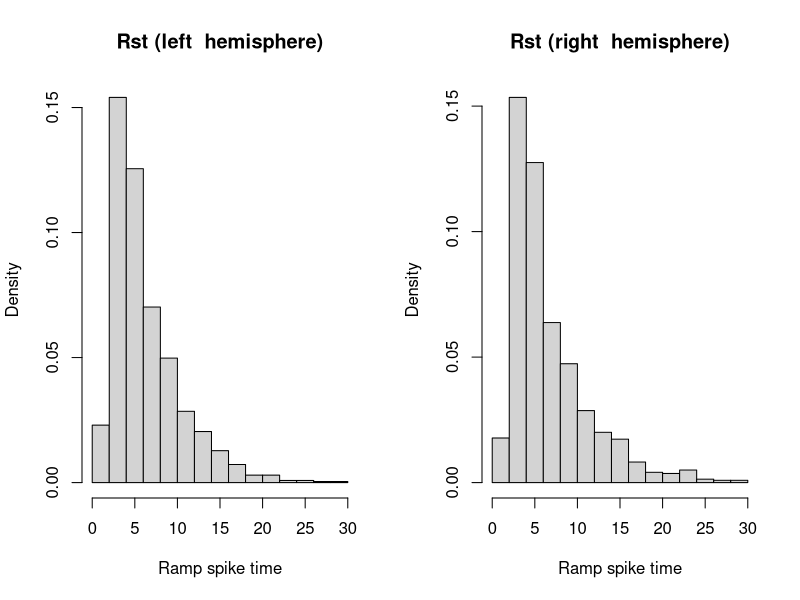
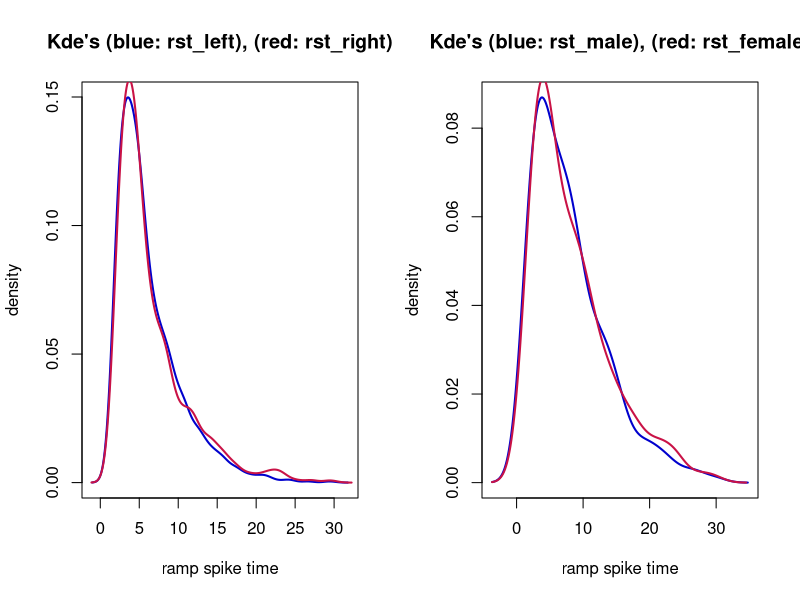
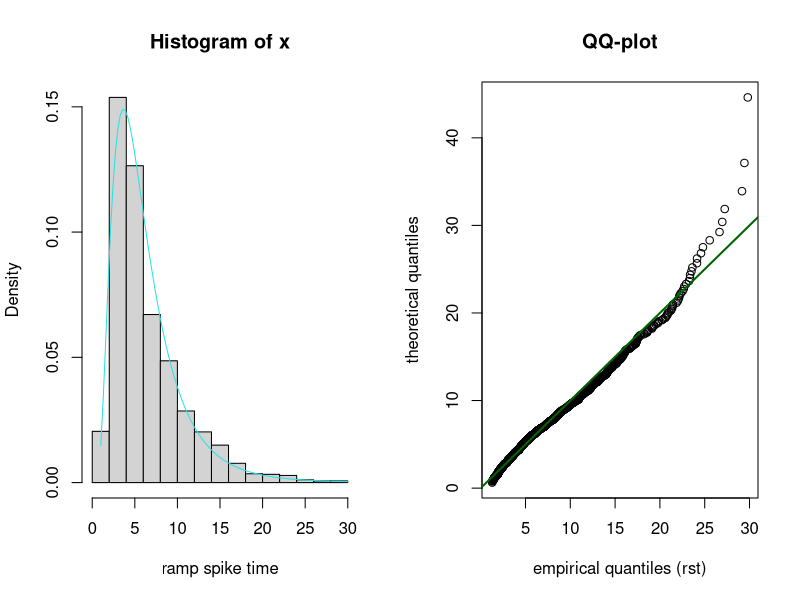
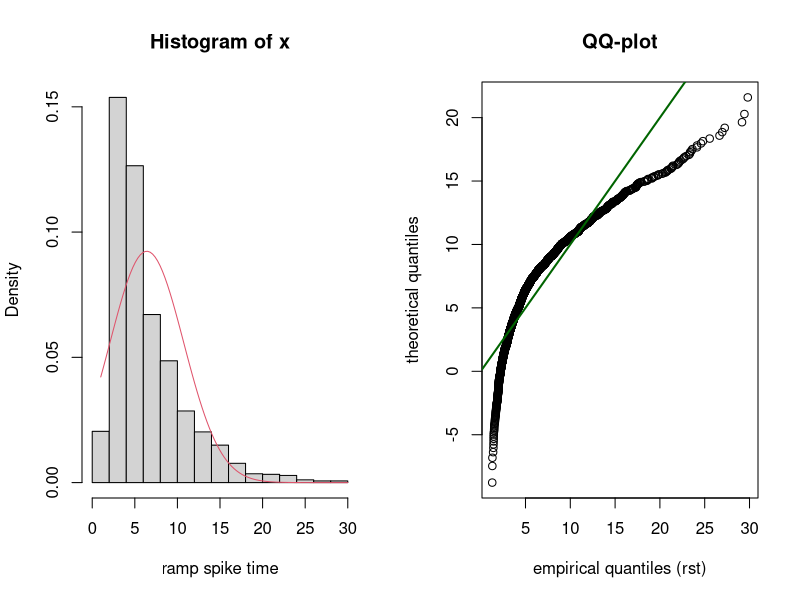
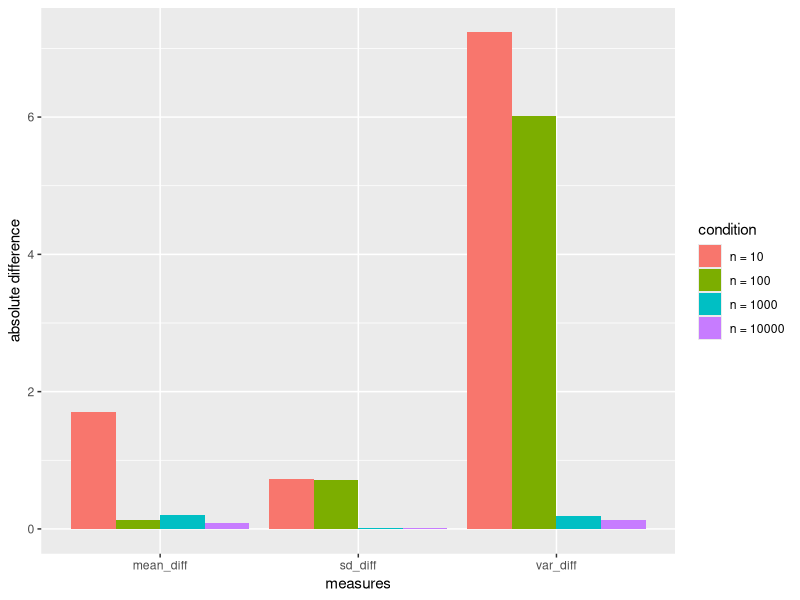
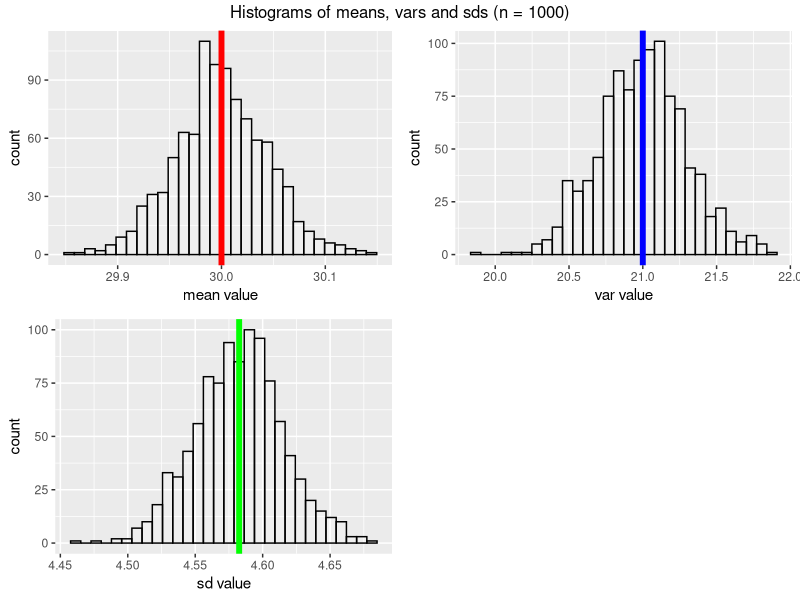
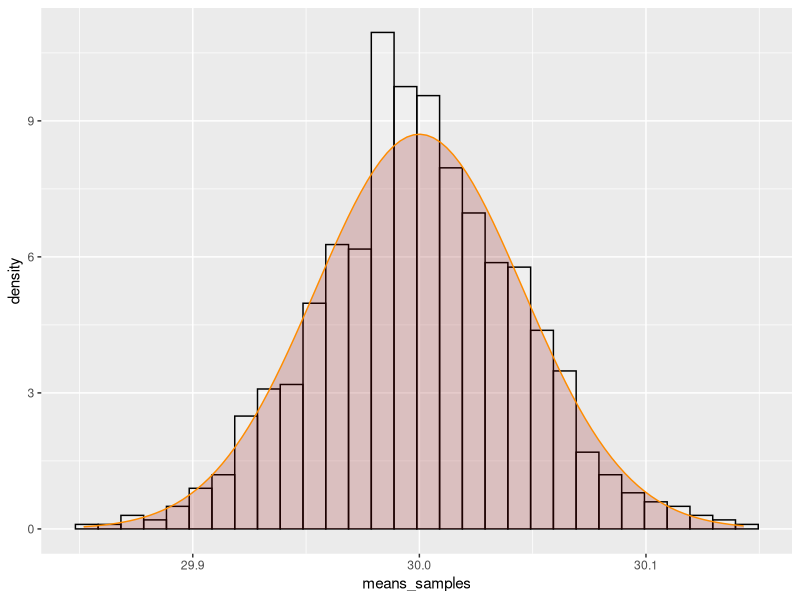

Here is the R script that generated these plots, in order:
## ---- chunk 1
knitr::opts_chunk$set(echo = TRUE)
## ---- chunk 2
library(ggplot2)
library(gridExtra)
library(cowplot)
## ---- chunk 3
setwd("~/School/Master in statistics/Sbe/week2")
cells = read.csv("cell_types.csv", na.strings = "")
## ---- chunk 4
#1
left = cells$specimen__hemisphere == "left"
right = cells$specimen__hemisphere == "right"

rst = cells$ef__peak_t_ramp # ramp spike time
rst_left = na.omit(rst[left]) # leave out missing values
rst_right = na.omit( rst[right]) # leave out missing values

par(mfrow  = c(1,2))

hist(rst_left,probability = T
     , main = 'Rst (left  hemisphere)', xlab = 'Ramp spike time' )

hist(rst_right, probability = T
     , main = 'Rst (right  hemisphere)', xlab = 'Ramp spike time' )

## ---- chunk 5

kde_rst_left = density(rst_left)
kde_rst_right = density(rst_right)
plot(kde_rst_left$x, kde_rst_left$y,
     lwd = 2,
     type = 'l',
     col = "#0000CD",
     main = "Kde's (blue: rst_left), (red: rst_right)",
     xlab = 'ramp spike time',
     ylab = 'density')
lines(kde_rst_right, col = '#c91246', lwd = 2)





## ---- chunk 6

homo_sapiens = subset(cells, donor__species == 'Homo Sapiens')
male = homo_sapiens$donor__sex == 'Male'
female = homo_sapiens$donor__sex == 'Female'

rst_male = na.omit(homo_sapiens$ef__peak_t_ramp[male])
rst_female = na.omit(homo_sapiens$ef__peak_t_ramp[female])


kde_rst_male = density(rst_male)
kde_rst_female = density(rst_female)

plot(kde_rst_male$x, kde_rst_male$y,
     lwd = 2,
     type = 'l',
     col = "#0000CD",
     main = "Kde's (blue: rst_male), (red: rst_female)",
     xlab = 'ramp spike time',
     ylab = 'density')
lines(kde_rst_female, col = '#c91246', lwd = 2)




## ---- chunk 7

x = sort(na.omit(cells$ef__peak_t_ramp)) # sorted data (empirical quantiles)

# MLE of mean and std for x (lognormal distribution)
meanlog = mean(log(x)) 
sdlog = sd(log(x))

hist(x, probability = T, xlab = "ramp spike time")
curve(dlnorm(x, sdlog = sdlog, meanlog = meanlog), add = TRUE, 
        from = 1, to = 30,
        col= 8*meanlog)
## ---- chunk 8
p = c() 
n = length(x)
 
for (i in 1:n) {
  p[i] = (i-0.5)/n
}

plot(qlnorm(p, sdlog = sdlog, meanlog = meanlog) ~ x,
     main = "QQ-plot", xlab = "empirical quantiles (rst)", ylab = "theoretical quantiles");abline(0,1,lwd = 2, col = "darkgreen")
     
                                                            
## ---- chunk 9
hist(x, probability = T, xlab = "ramp spike time")
curve(dnorm(x, sd = 4.32, mean = 6.41), add = TRUE, 
        from = 1, to = 30,
        col= 6*meanlog)
## ---- chunk 10
plot(qnorm(p, sd = 4.32, mean = 6.41) ~ x,
     main = "QQ-plot", xlab = "empirical quantiles (rst)", ylab = "theoretical quantiles");abline(0,1,lwd = 2, col = "darkgreen")
     
## ---- chunk 11

size = 100
p = 0.3
n_exp = 10 * 10^(seq(0,3,1))


mean_sample = c()
var_sample = c()
sd_sample = c()

mean_true = size*p
var_true = size*p*(1-p)
sd_true = sqrt(size*p*(1-p))



for (i in 1:4) {
  tmp = rbinom(n_exp[i], size = size, prob = p)
  mean_sample[i] = mean(tmp)
  var_sample[i] = var(tmp)
  sd_sample[i] = sd(tmp)
} 
  

mean_diff = abs(mean_sample - mean_true)
var_diff = abs(var_sample - var_true)
sd_diff = abs(sd_sample - sd_true)


## ---- chunk 12
# create a dataset

condition = c('n = 10', 'n = 100', 'n = 1000', 'n = 10000')
measures = c(rep("mean_diff", 4), rep("var_diff", 4), rep("sd_diff", 4))
value = c(mean_diff, var_diff, sd_diff)
data <- data.frame(condition,measures,value)
 
# Grouped
ggplot(data, aes(fill=condition, y=value, x=measures)) + 
    geom_bar(position="dodge", stat="identity") +
    labs(y = "absolute difference")
## ---- chunk 13
n_exp = 10000
n = 1000 # number of times to repeat experiment of rbinom(10000, size =100, prob = .3)

means_samples = c()
vars_samples = c()
sds_samples = c()

for (i in 1:n) {
  
  tmp = rbinom(n_exp, size = size, prob = p)
  means_samples[i] = mean(tmp)
  vars_samples[i] = var(tmp)
  sds_samples[i] = sd(tmp)
  
}


means_samples = as.data.frame(means_samples)
vars_samples = as.data.frame(vars_samples)
sds_samples = as.data.frame(sds_samples)


p1 =  ggplot(means_samples, aes(means_samples)) +
  geom_histogram(color = "black", fill = "white", alpha = I(.2)) + 
  xlab("mean value") +
  ylab("count") +
  geom_vline(xintercept = mean_true, color = "red", lwd = 2)

p2 = ggplot(vars_samples, aes(vars_samples)) +
  geom_histogram(color = "black", fill = "white", alpha = I(.2)) + 
  xlab("var value") +
  ylab("count") +
  geom_vline(xintercept = var_true, color = "blue", lwd = 2)

p3 = ggplot(sds_samples, aes(sds_samples)) +
  geom_histogram(color = "black", fill = "white", alpha = I(.2)) + 
  xlab("sd value") +
  ylab("count") +
  geom_vline(xintercept = sd_true, color = "green", lwd = 2)  
  
## ---- chunk 14
grid.arrange(p1, p2, p3, ncol = 2, top = "Histograms of means, vars and sds (n = 1000)")
## ---- chunk 15
sd_mean_empircal = sd(means_samples$means_samples)
sd_mean = sd_true/sqrt(n_exp) 

abs(sd_mean_empircal - sd_mean)
## ---- chunk 16
ggplot(means_samples, aes(means_samples)) +
  geom_histogram(aes(y = ..density..), color = "black", fill = "white", alpha = I(.2)) +
  geom_area(stat = "function", fun = dnorm, args = list(mean = mean_true, sd = sd_mean ), fill = "darkred",
            alpha = I(.2), color = "darkorange")  
